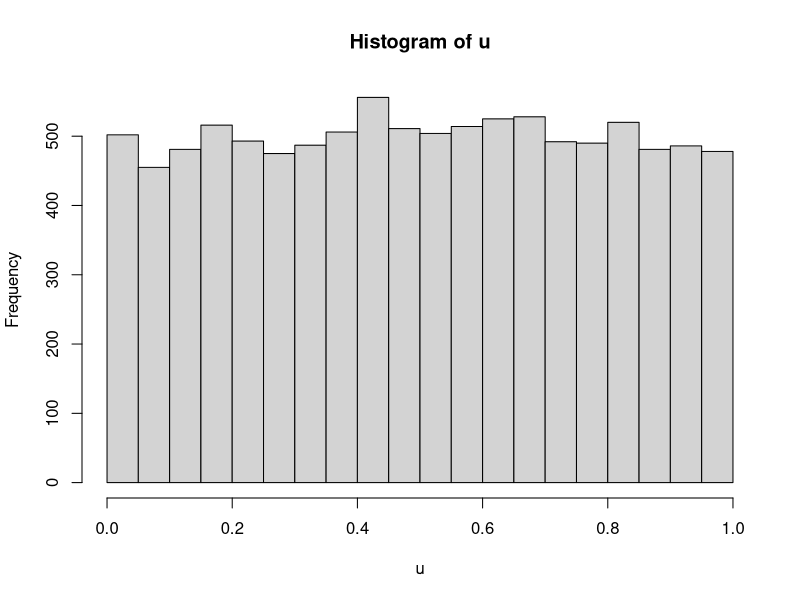
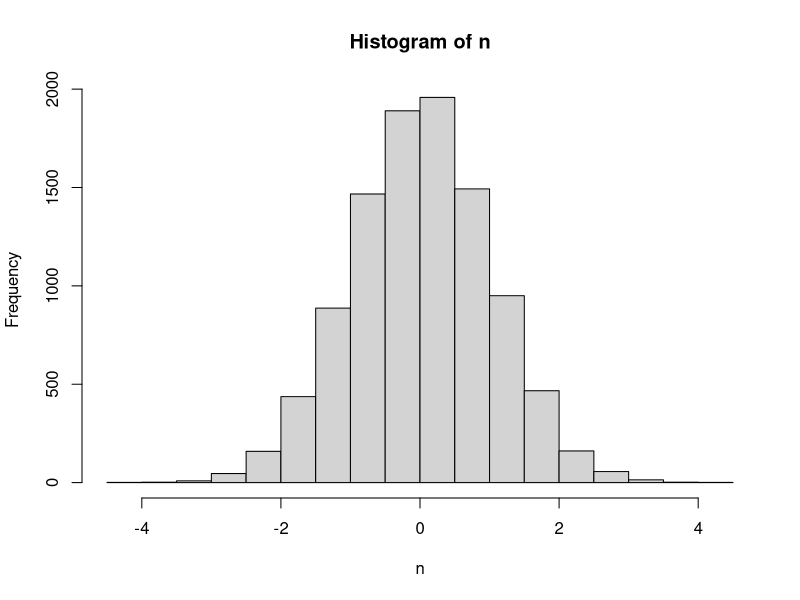
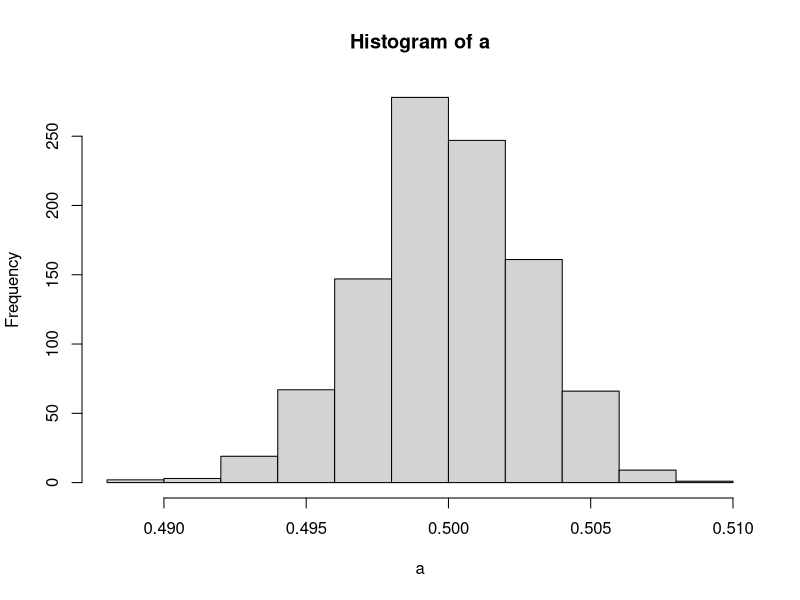
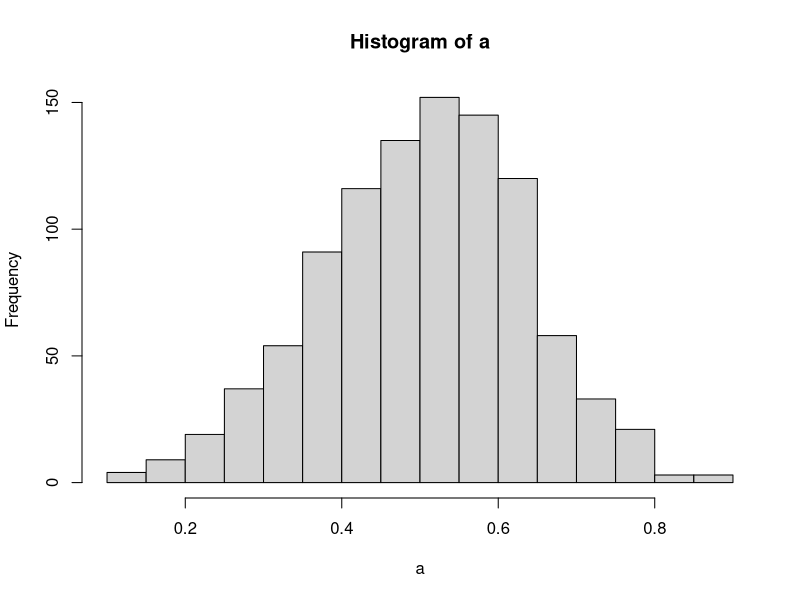
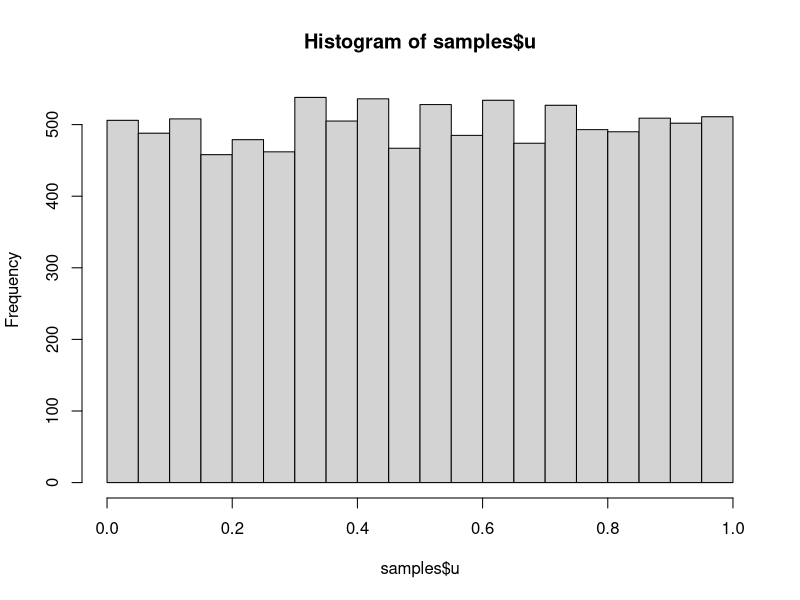
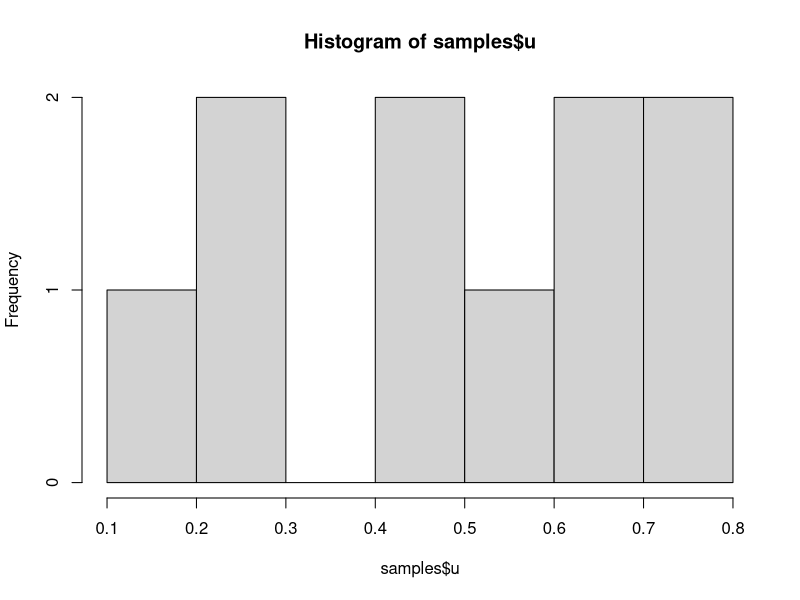
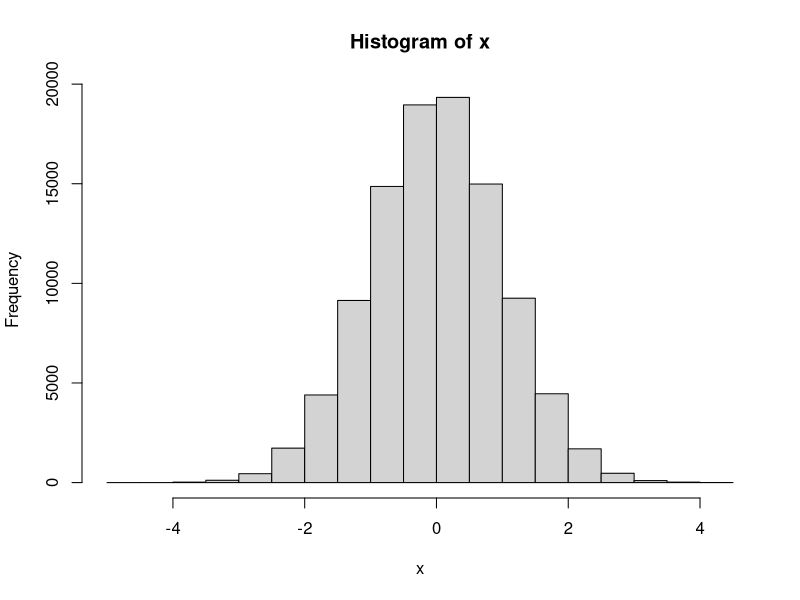

The R script that drew these images, in order:
## ---- chunk 1
library(tidyverse)
## ---- chunk 2
d = read_csv("../textbook/data/perry_winter_2017_iconicity.csv")
arrange(d, -Iconicity)
## ---- chunk 3
x = c(1, 2, 3, 4, 5)
y = c(1, 2, 3, 4, 100000000)

mean(x)
mean(y)

median(x)
median(y)
## ---- chunk 4
print(x)
mean(abs(x - 3))
sum(abs(x - 3))/4
sqrt(var(x))

sqrt(sum((x - 3)**2)/4)

x
y
sd(x)
sd(y)
## ---- chunk 5
u = runif(10000, 0, 1)
hist(u)

u1 = runif(3, 0, 1)
u2 = runif(3, 0, 1)
u3 = runif(3, 0, 1)
print(u1)
print(u2)

n = rnorm(10000, 0, 1)
hist(n)

d = tibble(unif=u, norm=n)
## ---- chunk 6
get_unif_mean = function(n) {
  return(mean(runif(n, 0, 1)))
}

a = NULL
for (i in 1:1000) {
  a = append(a, get_unif_mean(10000))
}
hist(a)
## ---- chunk 7
a = NULL
for (i in 1:1000) {
  a = append(a, get_unif_mean(5))
}
hist(a)


mean(runif(100000, 0, 1))
## ---- chunk 8
samples = tibble(u=runif(10000, 0, 1))
samples = arrange(samples, u)
samples[250, ]
samples[5000, ]
samples[9750, ]
hist(samples$u)
quantile(samples$u, probs = c(.025, .5, .975))
## ---- chunk 9
samples = tibble(u=runif(10, 0, 1))
samples = arrange(samples, u)
samples[250, ]
samples[5000, ]
samples[9750, ]
hist(samples$u)
quantile(samples$u, probs = c(.025, .5, .975))
## ---- chunk 10
x = rnorm(100000,0,1)
quantile(x,c(.025,.5,.975))

hist(x)
## ---- chunk 11

